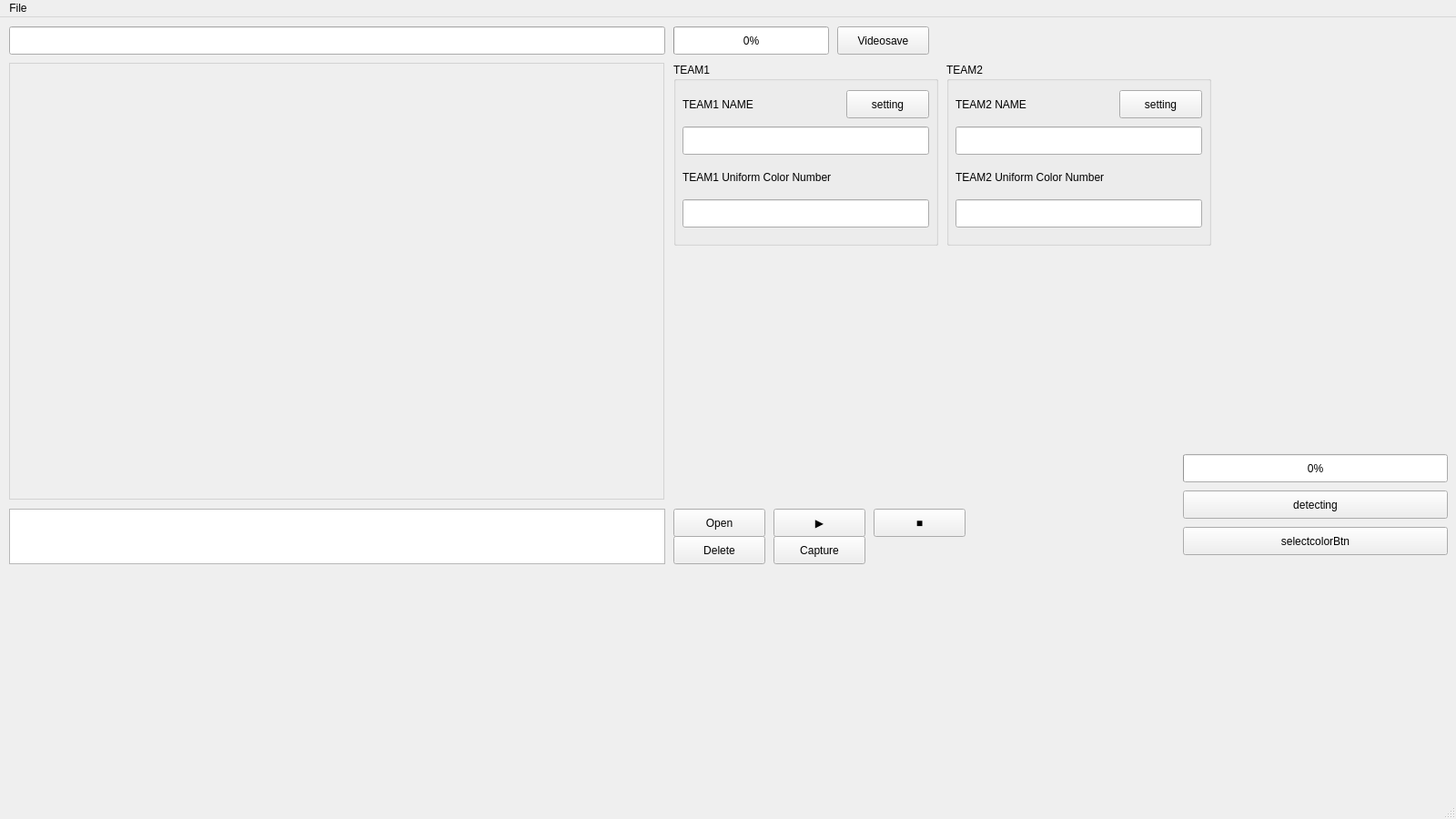
<?xml version="1.0" encoding="UTF-8"?>
<ui version="4.0">
 <class>MainWindow</class>
 <widget class="QMainWindow" name="MainWindow">
  <property name="geometry">
   <rect>
    <x>0</x>
    <y>0</y>
    <width>1600</width>
    <height>900</height>
   </rect>
  </property>
  <property name="windowTitle">
   <string>MainWindow</string>
  </property>
  <widget class="QWidget" name="centralwidget">
   <widget class="QLabel" name="videoLb">
    <property name="geometry">
     <rect>
      <x>10</x>
      <y>50</y>
      <width>720</width>
      <height>480</height>
     </rect>
    </property>
    <property name="styleSheet">
     <string notr="true">border: 1px solid lightgray</string>
    </property>
    <property name="text">
     <string/>
    </property>
   </widget>
   <widget class="QLineEdit" name="downurl">
    <property name="geometry">
     <rect>
      <x>10</x>
      <y>10</y>
      <width>721</width>
      <height>31</height>
     </rect>
    </property>
   </widget>
   <widget class="QPushButton" name="saveBtn">
    <property name="geometry">
     <rect>
      <x>920</x>
      <y>10</y>
      <width>101</width>
      <height>31</height>
     </rect>
    </property>
    <property name="text">
     <string>Videosave</string>
    </property>
   </widget>
   <widget class="QPushButton" name="openBtn">
    <property name="geometry">
     <rect>
      <x>740</x>
      <y>540</y>
      <width>101</width>
      <height>31</height>
     </rect>
    </property>
    <property name="text">
     <string>Open</string>
    </property>
   </widget>
   <widget class="QPushButton" name="startBtn">
    <property name="geometry">
     <rect>
      <x>850</x>
      <y>540</y>
      <width>101</width>
      <height>31</height>
     </rect>
    </property>
    <property name="text">
     <string>▶</string>
    </property>
   </widget>
   <widget class="QPushButton" name="stopBtn">
    <property name="geometry">
     <rect>
      <x>960</x>
      <y>540</y>
      <width>101</width>
      <height>31</height>
     </rect>
    </property>
    <property name="text">
     <string>■</string>
    </property>
   </widget>
   <widget class="QListWidget" name="lbox">
    <property name="geometry">
     <rect>
      <x>10</x>
      <y>540</y>
      <width>721</width>
      <height>61</height>
     </rect>
    </property>
   </widget>
   <widget class="QPushButton" name="deleteBtn">
    <property name="geometry">
     <rect>
      <x>740</x>
      <y>570</y>
      <width>101</width>
      <height>31</height>
     </rect>
    </property>
    <property name="text">
     <string>Delete</string>
    </property>
   </widget>
   <widget class="QProgressBar" name="downloadbar">
    <property name="geometry">
     <rect>
      <x>740</x>
      <y>10</y>
      <width>171</width>
      <height>31</height>
     </rect>
    </property>
    <property name="value">
     <number>0</number>
    </property>
   </widget>
   <widget class="QPushButton" name="detectBtn">
    <property name="geometry">
     <rect>
      <x>1300</x>
      <y>520</y>
      <width>291</width>
      <height>31</height>
     </rect>
    </property>
    <property name="text">
     <string>detecting</string>
    </property>
   </widget>
   <widget class="QGroupBox" name="team1">
    <property name="geometry">
     <rect>
      <x>740</x>
      <y>50</y>
      <width>291</width>
      <height>201</height>
     </rect>
    </property>
    <property name="styleSheet">
     <string notr="true"/>
    </property>
    <property name="title">
     <string>TEAM1</string>
    </property>
    <widget class="QLabel" name="t1nameLB">
     <property name="geometry">
      <rect>
       <x>10</x>
       <y>30</y>
       <width>161</width>
       <height>31</height>
      </rect>
     </property>
     <property name="styleSheet">
      <string notr="true"/>
     </property>
     <property name="text">
      <string>TEAM1 NAME</string>
     </property>
    </widget>
    <widget class="QLineEdit" name="t1nameLE">
     <property name="geometry">
      <rect>
       <x>10</x>
       <y>70</y>
       <width>271</width>
       <height>31</height>
      </rect>
     </property>
     <property name="text">
      <string/>
     </property>
     <property name="readOnly">
      <bool>true</bool>
     </property>
    </widget>
    <widget class="QLabel" name="t1colorLB">
     <property name="geometry">
      <rect>
       <x>10</x>
       <y>110</y>
       <width>271</width>
       <height>31</height>
      </rect>
     </property>
     <property name="styleSheet">
      <string notr="true"/>
     </property>
     <property name="text">
      <string>TEAM1 Uniform Color Number</string>
     </property>
    </widget>
    <widget class="QPushButton" name="t1settingBtn">
     <property name="geometry">
      <rect>
       <x>190</x>
       <y>30</y>
       <width>91</width>
       <height>31</height>
      </rect>
     </property>
     <property name="text">
      <string>setting</string>
     </property>
    </widget>
    <widget class="QLineEdit" name="t1colorLE">
     <property name="geometry">
      <rect>
       <x>10</x>
       <y>150</y>
       <width>271</width>
       <height>31</height>
      </rect>
     </property>
     <property name="text">
      <string/>
     </property>
     <property name="readOnly">
      <bool>true</bool>
     </property>
    </widget>
   </widget>
   <widget class="QProgressBar" name="detectbar">
    <property name="geometry">
     <rect>
      <x>1300</x>
      <y>480</y>
      <width>291</width>
      <height>31</height>
     </rect>
    </property>
    <property name="value">
     <number>0</number>
    </property>
   </widget>
   <widget class="QPushButton" name="selectcolorBtn">
    <property name="geometry">
     <rect>
      <x>1300</x>
      <y>560</y>
      <width>291</width>
      <height>31</height>
     </rect>
    </property>
    <property name="text">
     <string>selectcolorBtn</string>
    </property>
   </widget>
   <widget class="QPushButton" name="captureBtn">
    <property name="geometry">
     <rect>
      <x>850</x>
      <y>570</y>
      <width>101</width>
      <height>31</height>
     </rect>
    </property>
    <property name="text">
     <string>Capture</string>
    </property>
   </widget>
   <widget class="QGroupBox" name="team2">
    <property name="geometry">
     <rect>
      <x>1040</x>
      <y>50</y>
      <width>291</width>
      <height>201</height>
     </rect>
    </property>
    <property name="styleSheet">
     <string notr="true"/>
    </property>
    <property name="title">
     <string>TEAM2</string>
    </property>
    <widget class="QLabel" name="t2nameLB">
     <property name="geometry">
      <rect>
       <x>10</x>
       <y>30</y>
       <width>161</width>
       <height>31</height>
      </rect>
     </property>
     <property name="styleSheet">
      <string notr="true"/>
     </property>
     <property name="text">
      <string>TEAM2 NAME</string>
     </property>
    </widget>
    <widget class="QLineEdit" name="t2nameLE">
     <property name="geometry">
      <rect>
       <x>10</x>
       <y>70</y>
       <width>271</width>
       <height>31</height>
      </rect>
     </property>
     <property name="text">
      <string/>
     </property>
     <property name="readOnly">
      <bool>true</bool>
     </property>
    </widget>
    <widget class="QLabel" name="t2colorLB">
     <property name="geometry">
      <rect>
       <x>10</x>
       <y>110</y>
       <width>271</width>
       <height>31</height>
      </rect>
     </property>
     <property name="styleSheet">
      <string notr="true"/>
     </property>
     <property name="text">
      <string>TEAM2 Uniform Color Number</string>
     </property>
    </widget>
    <widget class="QPushButton" name="t2settingBtn">
     <property name="geometry">
      <rect>
       <x>190</x>
       <y>30</y>
       <width>91</width>
       <height>31</height>
      </rect>
     </property>
     <property name="text">
      <string>setting</string>
     </property>
    </widget>
    <widget class="QLineEdit" name="t2colorLE">
     <property name="geometry">
      <rect>
       <x>10</x>
       <y>150</y>
       <width>271</width>
       <height>31</height>
      </rect>
     </property>
     <property name="text">
      <string/>
     </property>
     <property name="readOnly">
      <bool>true</bool>
     </property>
    </widget>
   </widget>
  </widget>
  <widget class="QMenuBar" name="menubar">
   <property name="geometry">
    <rect>
     <x>0</x>
     <y>0</y>
     <width>1600</width>
     <height>20</height>
    </rect>
   </property>
   <widget class="QMenu" name="menuFile">
    <property name="title">
     <string>File</string>
    </property>
    <addaction name="actionOpen"/>
   </widget>
   <addaction name="menuFile"/>
  </widget>
  <widget class="QStatusBar" name="statusbar"/>
  <action name="actionOpen">
   <property name="text">
    <string>Open</string>
   </property>
  </action>
 </widget>
 <resources/>
 <connections/>
</ui>
